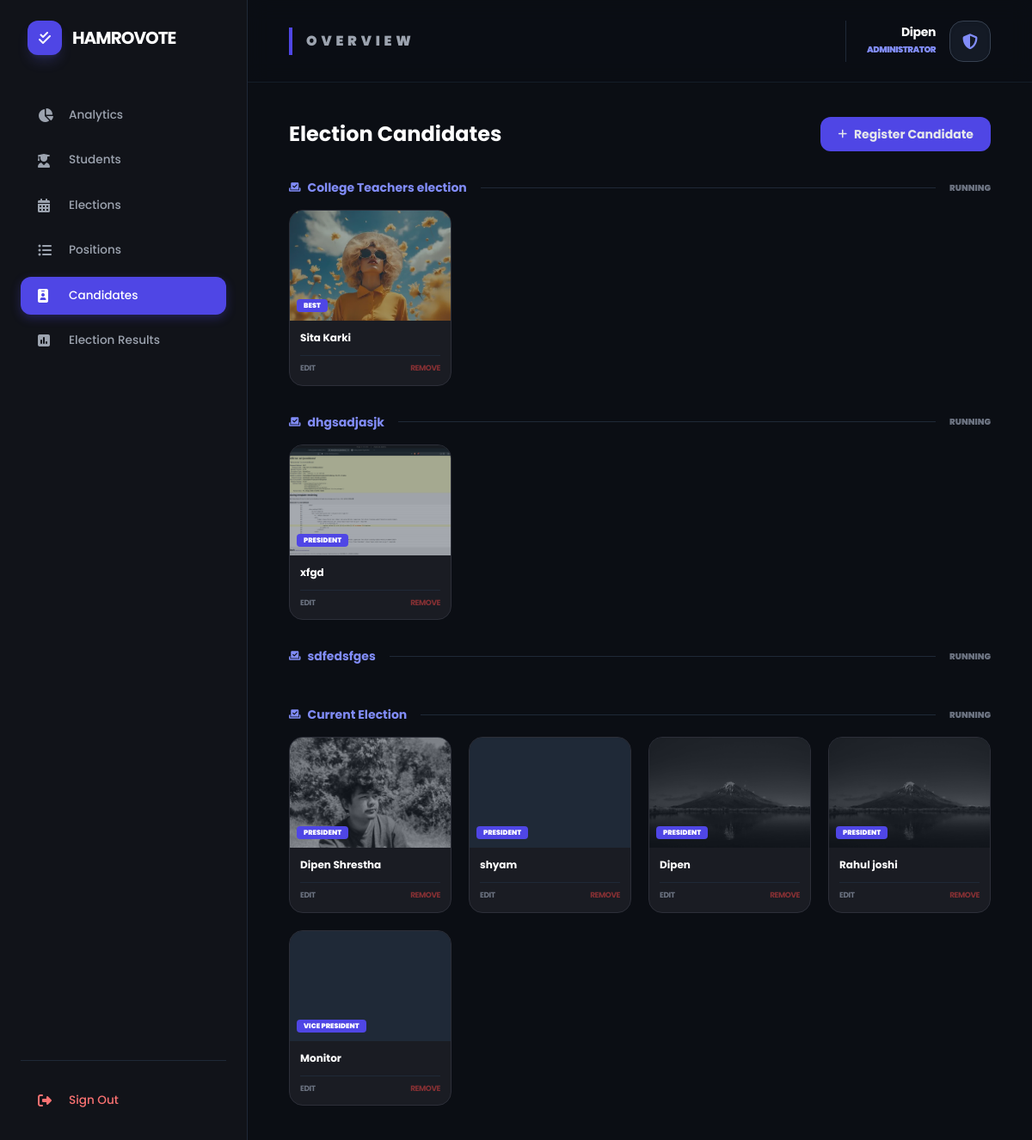
/candidates/ (signed in), run on an earlier commit of the app's database.
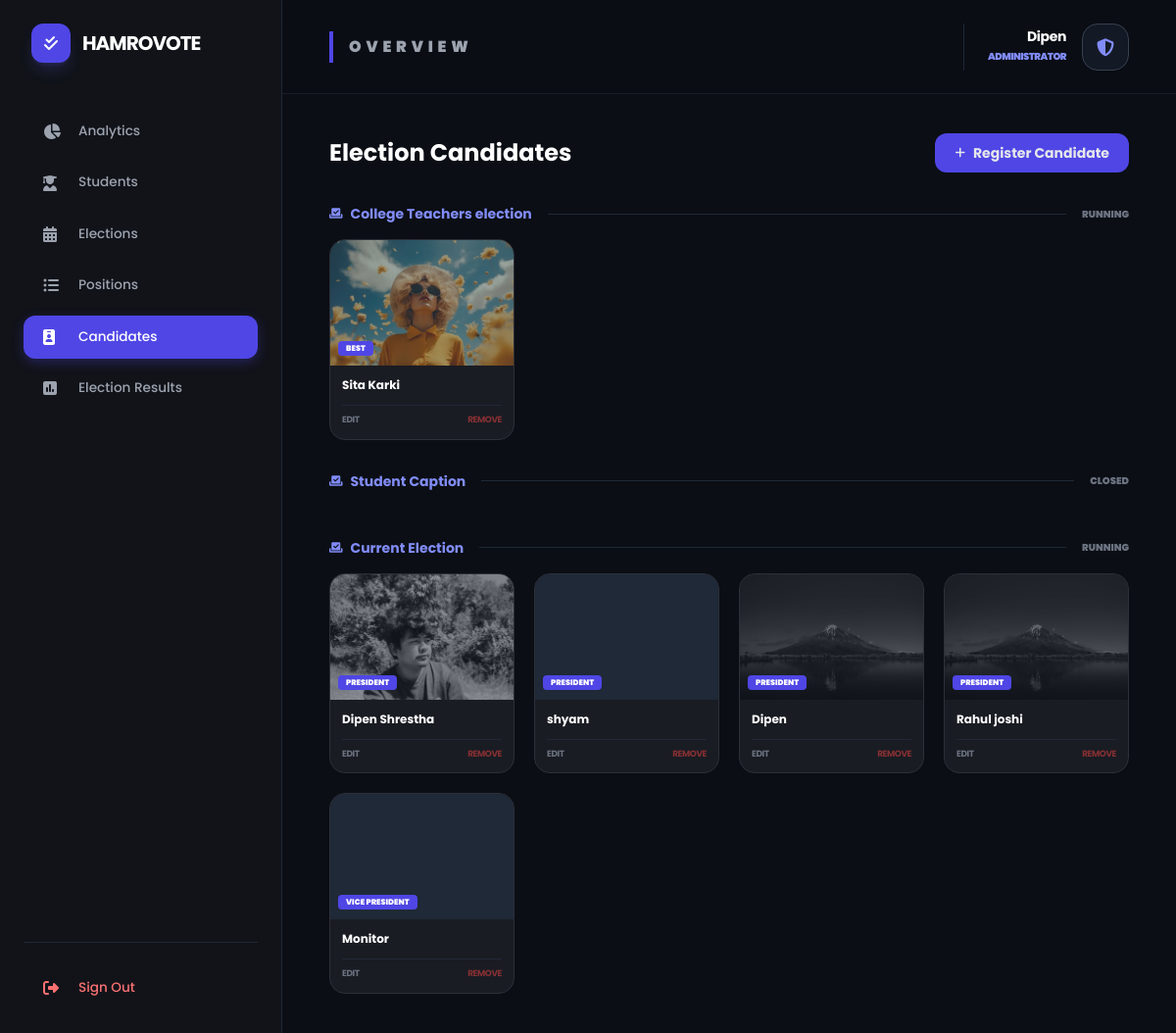
And on a later commit of the database.
### voter/models.py (models this page shows, shortened)
class Election(models.Model):
    title = models.CharField(max_length=200)
    description = models.TextField(blank=True, null=True)
    start_date = models.DateTimeField()
    end_date = models.DateTimeField()
    is_active = models.BooleanField(default=True)
    created_at = models.DateTimeField(auto_now_add=True)
    @property
    def status(self):
        now = timezone.now()
        if not self.is_active:
            return "Disabled"
        if now < self.start_date:
            return "Upcoming"
        elif now > self.end_date:
            return "Closed"
        return "Running"
    class Meta:
        ordering = ['-start_date']

class Candidate(models.Model):
    position = models.ForeignKey(Position, on_delete=models.CASCADE, related_name='candidates')
    name = models.CharField(max_length=100)
    bio = models.TextField()
    manifesto = models.TextField()
    photo = models.ImageField(upload_to='candidates/', blank=True, null=True)
    is_active = models.BooleanField(default=True)
    created_at = models.DateTimeField(auto_now_add=True)

class Position(models.Model):
    election = models.ForeignKey(Election, on_delete=models.CASCADE, related_name='positions')
    title = models.CharField(max_length=100)
    description = models.TextField(blank=True, null=True)
    order = models.IntegerField(default=0)
    class Meta:
        ordering = ['order']

### dashboard/views.py (the view, shortened to what this page needs)
# urls.py: path('candidates/', views.manage_candidates, name='manage_candidates'),
@staff_member_required
def manage_candidates(request):
    elections = Election.objects.all().order_by('-start_date')
    return render(request, 'manage_candidates.html', {'elections': elections})

### dashboard/templates/manage_candidates.html (shortened to what this page needs)
{% extends 'dashboard/base.html' %}
{% block content %}
<div class="w-full px-2 space-y-8">
    <div class="flex justify-between items-center">
        <h1 class="text-2xl font-bold text-white">Election Candidates</h1>
        <button onclick="document.getElementById('addModal').classList.remove('hidden')" class="bg-indigo-600 hover:bg-indigo-700 px-5 py-2.5 rounded-xl font-bold transition flex items-center text-sm">
            <i class="fas fa-plus mr-2 text-xs"></i> Register Candidate
        </button>
    </div>
    {% for election in elections %}
    <div class="space-y-4">
        <div class="flex items-center gap-4">
            <h2 class="text-sm font-bold text-indigo-400 flex items-center whitespace-nowrap">
                <i class="fas fa-vote-yea mr-2 text-xs"></i> {{ election.title }}
            </h2>
            <div class="h-[1px] flex-1 bg-gray-800"></div>
            <span class="text-[10px] font-black uppercase text-gray-500 whitespace-nowrap">{{ election.status }}</span>
        </div>
        <div class="grid grid-cols-1 sm:grid-cols-2 md:grid-cols-3 lg:grid-cols-4 xl:grid-cols-5 gap-5">
            {% for position in election.positions.all %}
                {% for c in position.candidates.all %}
                <div class="card overflow-hidden group">
                    <div class="h-32 bg-gray-800 relative">
                        {% if c.photo %}<img src="{{ c.photo.url }}" class="w-full h-full object-cover opacity-60 group-hover:scale-105 transition-transform duration-500">{% endif %}
                        <div class="absolute bottom-2 left-2">
                            <span class="bg-indigo-600 text-white text-[8px] font-black px-2 py-0.5 rounded uppercase">{{ position.title }}</span>
                        </div>
                    </div>
                    <div class="p-3">
                        <h3 class="font-bold text-white text-xs truncate">{{ c.name }}</h3>
                        <div class="flex justify-between items-center mt-3 pt-2 border-t border-gray-800">
                            <a href="{% url 'dashboard:edit_candidate' c.id %}" class="text-gray-500 hover:text-white text-[9px] font-bold uppercase tracking-tighter transition">Edit</a>
                            <a href="{% url 'dashboard:delete_candidate' c.id %}" onclick="return confirm('Remove?')" class="text-red-500/50 hover:text-red-400 text-[9px] font-bold uppercase tracking-tighter transition">Remove</a>
                        </div>
                    </div>
                </div>
                {% endfor %}
            {% endfor %}
        </div>
    </div>
    {% endfor %}
</div>
{% endblock %}

### dashboard/templates/dashboard/base.html (shortened to what this page needs)
<!DOCTYPE html>
<html lang="en">
<head>
    <script src="https://cdn.tailwindcss.com"></script>
    <link rel="stylesheet" href="https://cdnjs.cloudflare.com/ajax/libs/font-awesome/6.4.0/css/all.min.css">
</head>
<body class="flex min-h-screen">
    <aside class="w-72 sidebar p-6 flex flex-col sticky top-0 h-screen z-50">
        <div class="flex items-center gap-3 mb-12 px-2">
            <div class="w-10 h-10 bg-indigo-600 rounded-xl flex items-center justify-center shadow-lg shadow-indigo-500/20">
                <i class="fas fa-check-double text-white"></i>
            </div>
            <span class="text-xl font-bold tracking-tighter text-white uppercase">HamroVote</span>
        </div>
        <nav class="flex-1 space-y-2">
            <a href="{% url 'dashboard:admin_dashboard' %}" class="nav-link {% if request.resolver_match.url_name == 'admin_dashboard' %}active{% endif %}">
                <i class="fas fa-chart-pie"></i> Analytics
            </a>
            <a href="{% url 'dashboard:manage_students' %}" class="nav-link {% if request.resolver_match.url_name == 'manage_students' %}active{% endif %}">
                <i class="fas fa-user-graduate"></i> Students
            </a>
            <a href="{% url 'dashboard:manage_elections' %}" class="nav-link {% if request.resolver_match.url_name == 'manage_elections' %}active{% endif %}">
                <i class="fas fa-calendar-alt"></i> Elections
            </a>
            <a href="{% url 'dashboard:manage_positions' %}" class="nav-link {% if request.resolver_match.url_name == 'manage_positions' %}active{% endif %}">
                <i class="fas fa-list-ul"></i> Positions
            </a>
            <a href="{% url 'dashboard:manage_candidates' %}" class="nav-link {% if request.resolver_match.url_name == 'manage_candidates' %}active{% endif %}">
                <i class="fas fa-id-badge"></i> Candidates
            </a>
                <a href="{% url 'dashboard:admin_results' %}" class="nav-link {% if request.resolver_match.url_name == 'admin_results' %}active{% endif %}">
        <i class="fas fa-poll"></i> Election Results
    </a>
        </nav>
        <div class="mt-auto pt-6 border-t border-gray-800">
            <a href="{% url 'accounts:logout' %}" class="nav-link text-red-400 hover:bg-red-500/10">
                <i class="fas fa-sign-out-alt"></i> Sign Out
            </a>
        </div>
    </aside>
    <div class="flex-1 flex flex-col">
<header class="h-24 border-b border-gray-800/60 flex items-center justify-between px-12 bg-[#0b0e14]/80 backdrop-blur-md sticky top-0 z-40">
    <div>
        <h2 class="text-base font-black text-gray-400 uppercase tracking-[0.3em] border-l-4 border-indigo-600 pl-4 py-1">
            {% block page_title %}Overview{% endblock %}
        </h2>
    </div>
    <div class="flex items-center gap-6">
        <div class="flex items-center gap-4 pl-6 border-l border-gray-800">
            <div class="text-right hidden sm:block">
                <p class="text-sm font-bold text-white leading-none capitalize tracking-tight">{{ user.username }}</p>
                <p class="text-[10px] text-indigo-400 font-black uppercase tracking-tighter mt-1.5">Administrator</p>
            </div>
            <div class="w-12 h-12 bg-gray-800/50 rounded-2xl flex items-center justify-center border border-gray-700 shadow-inner">
                <i class="fas fa-shield-alt text-indigo-400 text-lg"></i>
            </div>
        </div>
    </div>
</header>
        <main class="p-10 flex-1">
            {% block content %}{% endblock %}
        </main>
    </div>
</body>
</html>

### dashboard/templates/dashboard/base.html (style rules this page uses)
body { background-color: #0b0e14; color: #e5e7eb; font-family: 'Poppins', sans-serif; }
.sidebar { background-color: #111319; border-right: 1px solid #1f2937; }
.card { background-color: #1a1c23; border: 1px solid #2d2f39; border-radius: 1rem; }
.nav-link { color: #9ca3af; padding: 0.75rem 1.25rem; display: flex; align-items: center; border-radius: 0.75rem; transition: all 0.2s ease; font-size: 0.85rem; font-weight: 500; }
.nav-link.active { background-color: #4f46e5; color: #fff; box-shadow: 0 4px 12px rgba(79, 70, 229, 0.3); }
.nav-link i { width: 2.25rem; font-size: 1rem; }

What changed in the data, as far as the page shows it:
removed Election: title "dhgsadjasjk", status "RUNNING"
removed Position: title "PRESIDENT"
removed Candidate: photo (picture), name "xfgd"
removed Election: title "sdfedsfges", status "RUNNING"
added Election: title "Student Caption", status "CLOSED"
